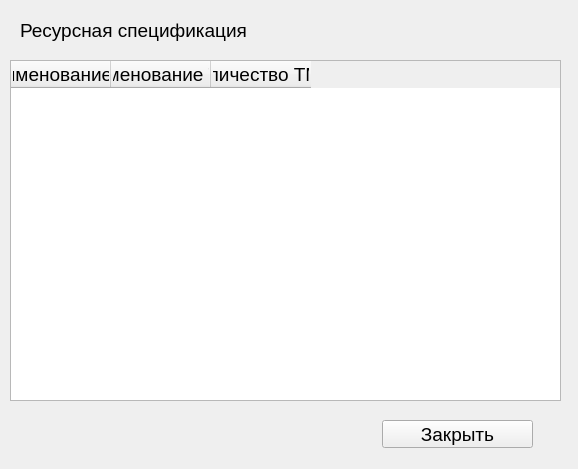
<?xml version="1.0" encoding="UTF-8"?>
<ui version="4.0">
 <class>TechnologicalCard</class>
 <widget class="QWidget" name="TechnologicalCard">
  <property name="geometry">
   <rect>
    <x>0</x>
    <y>0</y>
    <width>578</width>
    <height>469</height>
   </rect>
  </property>
  <property name="font">
   <font>
    <pointsize>14</pointsize>
   </font>
  </property>
  <property name="windowTitle">
   <string>Ресурсная спецификация</string>
  </property>
  <widget class="QLabel" name="label">
   <property name="geometry">
    <rect>
     <x>20</x>
     <y>20</y>
     <width>291</width>
     <height>21</height>
    </rect>
   </property>
   <property name="text">
    <string>Ресурсная спецификация</string>
   </property>
  </widget>
  <widget class="QTableWidget" name="tableWidget">
   <property name="enabled">
    <bool>true</bool>
   </property>
   <property name="geometry">
    <rect>
     <x>10</x>
     <y>60</y>
     <width>551</width>
     <height>341</height>
    </rect>
   </property>
   <column>
    <property name="text">
     <string>Наименование ГП</string>
    </property>
   </column>
   <column>
    <property name="text">
     <string>Наименование ТМЦ</string>
    </property>
   </column>
   <column>
    <property name="text">
     <string>Количество ТМЦ</string>
    </property>
   </column>
  </widget>
  <widget class="QPushButton" name="pushButton">
   <property name="enabled">
    <bool>true</bool>
   </property>
   <property name="geometry">
    <rect>
     <x>382</x>
     <y>420</y>
     <width>151</width>
     <height>28</height>
    </rect>
   </property>
   <property name="text">
    <string>Закрыть</string>
   </property>
  </widget>
 </widget>
 <resources/>
 <connections/>
</ui>
